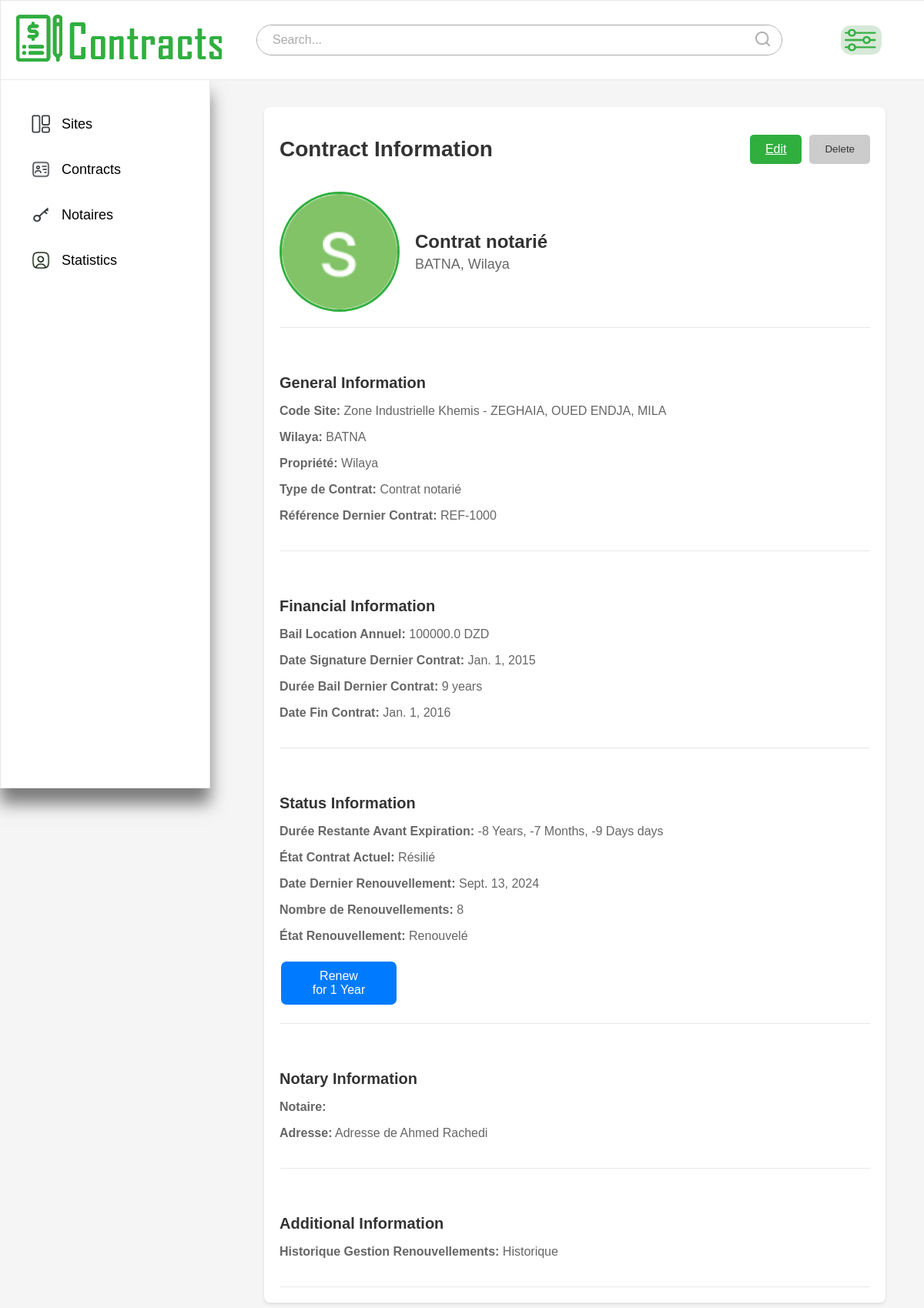
Screenshot of /contrat/1/ with the database file from the repository.
### app1/models.py (models this page shows, shortened)
class Contrat(models.Model):
    code_site = models.ForeignKey(Site, on_delete=models.CASCADE)
    wilaya = models.ForeignKey(Wilaya, on_delete=models.CASCADE)
    propriete = models.CharField(max_length=255, choices=PROPRIETE_SITE_CHOICES)
    type_contrat = models.CharField(max_length=255, choices=[
        ("Contrat notarié", "Contrat notarié"),
        ("Convention Cadre", "Convention Cadre"),
        ("Convention site", "Convention site"),
        ("Résilié", "Résilié"),
        ("En litige", "En litige")
    ])
    ref_dernier_contrat = models.CharField(max_length=255,)
    bail_location_annuel = models.FloatField()  # Annual rental lease amount
    notaire = models.ForeignKey(Notaire, on_delete=models.CASCADE)
    date_signature_dernier_contrat = models.DateField()
    duree_bail_dernier_contrat = models.IntegerField()  # in months
    date_fin_contrat = models.DateField()
    duree_restante_avant_expiration = models.CharField(max_length=255,)  # in days
    etat_contrat_actuel = models.CharField(max_length=255, choices=[
        ("Actif", "Actif"),
        ("Expiré", "Expiré"),
        ("Résilié", "Résilié")
    ])
    date_dernier_renouvellement = models.DateField()
    nombre_renouvellement = models.IntegerField()
    etat_renouvellement = models.CharField(max_length=255, choices=[
        ("En cour", "En cour"),
        ("Renouvelé", "Renouvelé"),
        ("À résilier", "À résilier")
    ])
    historique_gestion_renouvellements = models.TextField(blank=True, null=True)

class Wilaya(models.Model):
    name = models.CharField(max_length=100)

class Site(models.Model):
    code_site = models.CharField(max_length=100, unique=True)
    nom_site = models.CharField(max_length=255)
    commune = models.ForeignKey(Commune, on_delete=models.CASCADE)
    daira = models.ForeignKey(Daira, on_delete=models.CASCADE)
    wilaya = models.ForeignKey(Wilaya, on_delete=models.CASCADE)
    longitude = models.FloatField()
    latitude = models.FloatField()
    typologie = models.CharField(max_length=255)
    surface_louee = models.FloatField()
    propriete = models.CharField(max_length=255, choices=PROPRIETE_SITE_CHOICES)
    adresse = models.CharField(max_length=255)
    bailleur = models.ForeignKey(Bailleur, on_delete=models.CASCADE)
    remarque = models.TextField(blank=True, null=True)
    def __str__(self):
        return f"{self.nom_site} - {self.commune.name}, {self.commune.daira.name}, {self.commune.wilaya.name}"

class Commune(models.Model):
    name = models.CharField(max_length=100)
    daira = models.ForeignKey(Daira, on_delete=models.CASCADE)
    wilaya = models.ForeignKey(Wilaya, on_delete=models.CASCADE)

class Daira(models.Model):
    name = models.CharField(max_length=100)
    wilaya = models.ForeignKey(Wilaya, on_delete=models.CASCADE)

class Notaire(models.Model):
    nom_prenom_notaire = models.CharField(max_length=255)
    commune = models.ForeignKey(Commune, on_delete=models.CASCADE)
    adresse = models.CharField(max_length=255)
    num_mobile = models.CharField(max_length=20)
    num_fixe = models.CharField(max_length=20, blank=True, null=True)
    num_fax = models.CharField(max_length=20, blank=True, null=True)
    courriel = models.EmailField()
    banque = models.CharField(max_length=255, choices=[
        ("AGB", "AGB"), ("Algérie Poste (CCP)", "Algérie Poste (CCP)"), ("ASBA", "ASBA"),
        ("B. ABC", "B. ABC"), ("B. EL BARAKA", "B. EL BARAKA"), ("BADR", "BADR"),
        ("BDL", "BDL"), ("BEA", "BEA"), ("BN. HABITAT", "BN. HABITAT"), ("BNA", "BNA"),
        ("BNP PARIS BAS AL DJAZAIR", "BNP PARIS BAS AL DJAZAIR"), ("CNEP", "CNEP"),
        ("CPA", "CPA"), ("FRANSABANK EL DJAZAIR", "FRANSABANK EL DJAZAIR"), ("HBTF", "HBTF"),
        ("HSBC", "HSBC"), ("NATIXIS", "NATIXIS"), ("SOCIETE GENERALE", "SOCIETE GENERALE"),
        ("TBA", "TBA")
    ])
    num_compte = models.CharField(max_length=50, blank=True, null=True)
    autre = models.CharField(max_length=255, blank=True, null=True)
    remarque = models.TextField(blank=True, null=True)

### app1/views.py (the view)
# urls.py: path('contrat/<int:id>/', views.contrat_detail, name='contrat_detail'),
def contrat_detail(request, id):          #displays contrat profile
    contrat = get_object_or_404(Contrat, id=id)
    return render(request, 'contrats/contratprofile.html', {'contrat': contrat})

### app1/templates/contrats/contratprofile.html (shortened to what this page needs)
{% load static %}
<!DOCTYPE html>
<html lang="en">
<head>
    <link rel="stylesheet" href="{% static 'css/tester2.css' %}">
</head>
<body>
    <nav class="navbar">
        <div class="logo">
            <a href=""><img src="{% static 'images/company8.png' %}" alt="Logo"></a>
        </div>
        <div class="search-bar">
            <button type="submit"><img src="{% static 'images/search.png' %}" alt="Search"></button>
            <input type="text" placeholder="Search...">
        </div>
        <div class="filter">
            <button type="button" id="filterButton"><img src="{% static 'images/fil5.png' %}" alt="Filter"></button>
        </div>
    </nav>
    <div class="container">
        <div class="sidebar">
            <ul>
                <li><a href="{% url 'sitess' %}"><img src="{% static 'images/sites.png' %}" alt="Dashboard Default" class="default-img"><img src="{% static 'images/sites5.png' %}" alt="Dashboard Hover" class="hover-img">Sites</a></li>
                <li><a href="{% url 'contrats' %}"><img src="{% static 'images/conts.png' %}" alt="Profile Default" class="default-img"><img src="{% static 'images/conts5.png' %}" alt="Profile Hover" class="hover-img">Contracts</a></li>
                <li><a href="{% url 'notaires' %}"><img src="{% static 'images/not.png' %}" alt="Messages Default" class="default-img"><img src="{% static 'images/not5.png' %}" alt="Messages Hover" class="hover-img">Notaires</a></li>
                <li><a href="{% url 'calculate_statistics' %}"><img src="{% static 'images/sett2.png' %}" alt="Settings Default" class="default-img">Statistics</a></li>
            </ul>
        </div>
        <main class="main-content">
            <div class="content-container">
                <header class="content-header">
                    <h1>Contract Information</h1>
                    <div class="action-buttons">
                        <a href="{% url 'cnemw' contrat.id %}" class="btn-primary">Edit</a>
                        <button id="createButton" class="btn-secondary">Delete</button>
                    </div>
                </header>
                <section class="section profile-section">
                    <div class="profile-header">
                        <img src="{% static 'images/profile.png' %}" alt="Contract Picture" class="profile-picture">
                        <div class="profile-details">
                            <h2>{{ contrat.type_contrat }}</h2>
                            <p>{{ contrat.wilaya.name }}, {{ contrat.propriete }}</p>
                        </div>
                    </div>
                    <div class="profile-info">
                        <h3>General Information</h3>
                        <p><strong>Code Site:</strong> {{ contrat.code_site }}</p>
                        <p><strong>Wilaya:</strong> {{ contrat.wilaya.name }}</p>
                        <p><strong>Propriété:</strong> {{ contrat.propriete }}</p>
                        <p><strong>Type de Contrat:</strong> {{ contrat.type_contrat }}</p>
                        <p><strong>Référence Dernier Contrat:</strong> {{ contrat.ref_dernier_contrat }}</p>
                    </div>
                    <div class="profile-info">
                        <h3>Financial Information</h3>
                        <p><strong>Bail Location Annuel:</strong> {{ contrat.bail_location_annuel }} DZD</p>
                        <p><strong>Date Signature Dernier Contrat:</strong> {{ contrat.date_signature_dernier_contrat }}</p>
                        <p><strong>Durée Bail Dernier Contrat:</strong> {{ contrat.duree_bail_dernier_contrat }} years</p>
                        <p><strong>Date Fin Contrat:</strong> {{ contrat.date_fin_contrat }}</p>
                    </div>
                    <div class="profile-info">
                        <h3>Status Information</h3>
                        <p><strong>Durée Restante Avant Expiration:</strong> {{ contrat.duree_restante_avant_expiration }} days</p>
                        <p><strong>État Contrat Actuel:</strong> {{ contrat.etat_contrat_actuel }}</p>
                        <p><strong>Date Dernier Renouvellement:</strong> {{ contrat.date_dernier_renouvellement }}</p>
                        <p><strong>Nombre de Renouvellements:</strong> {{ contrat.nombre_renouvellement }}</p>
                        <p><strong>État Renouvellement:</strong> {{ contrat.etat_renouvellement }}</p>
                        <div class="renew-button-container">
                            <form action="{% url 'renew_contract' contrat.id %}" method="post">
                                <button type="submit" class="btn-modal">Renew for 1 Year</button>
                            </form>
                        </div>
                    </div>
                    <div class="profile-info">
                        <h3>Notary Information</h3>
                        <p><strong>Notaire:</strong> {{ contrat.notaire.nom }}</p>
                        <p><strong>Adresse:</strong> {{ contrat.notaire.adresse }}</p>
                    </div>
                    <div class="profile-info">
                        <h3>Additional Information</h3>
                        <p><strong>Historique Gestion Renouvellements:</strong> {{ contrat.historique_gestion_renouvellements }}</p>
                    </div>
                </section>
            </div>
        </main>
    </div>
</body>
</html>

### app1/static/css/tester2.css (style rules this page uses)
body { margin: 0; background-color: #F5F5F5; font-family: Arial, sans-serif, Poppins; overflow-x: hidden; }
.navbar { width: 100%; height: 102px; background-color: white; display: flex; align-items: center; justify-content: space-between; padding: 0 20px; border: 1px solid #e8e8e8; position: fixed; top: 0; left: 0; z-index: 1000; transition: top 0.3s; }
.logo { font-size: 24px; font-weight: bold; }
.filter { display: flex; align-items: center; justify-content: center; margin: 80px 55px; position: relative; }
.filter button { padding: 10px 20px; border: 1px solid white; border-radius: 20px; background-color: white; cursor: pointer; display: flex; align-items: center; justify-content: center; }
.filter button img { width: 53px; height: 38px; }
.search-bar { flex-grow: 1; max-width: 989px; position: relative; display: flex; align-items: center; border-radius: 20px; border: 1px solid #a7a7a7; background-color: #ffffff; margin-left: 45px; margin-right: 0px; }
.search-bar input { width: 100%; padding: 10px 20px; border: none; border-radius: 20px; font-size: 16px; color: #333; }
.search-bar input::placeholder { color: #aaa; }
.search-bar button { position: absolute; right: 10px; padding: 5px; border: none; background-color: transparent; cursor: pointer; }
.search-bar button img { width: 19px; height: 19px; }
.container { display: flex; margin-top: 102px; }
.sidebar { width: 273px; height: 922px; background-color: white; color: black; padding: 20px; position: fixed; top: 102px; left: 0; overflow-y: auto; border: 1px solid #e8e8e8; box-shadow: 0 20px 20px rgba(0, 0, 0, 0.5); box-sizing: border-box; }
.sidebar ul { list-style-type: none; padding: 0; }
.sidebar ul li { margin: 15px 0; position: relative; }
.sidebar ul li a { color: black; text-decoration: none; font-size: 18px; display: flex; align-items: center; padding: 10px 20px; border-radius: 5px; position: relative; transition: color 0.3s, font-weight 0.3s; gap: 15px; }
.sidebar ul li a img { width: 24px; height: 24px; transition: opacity 0.3s; }
.sidebar ul li a .default-img { opacity: 1; }
.sidebar ul li a::before { content: ""; position: absolute; left: -10px; top: 0; height: 100%; width: 10px; background-color: #30af3f; border-radius: 0 10px 10px 0; opacity: 0; transition: opacity 0.3s; z-index: -1; }
.main-content { margin-left: 293px; padding: 20px; flex-grow: 1; }
.content-container { max-width: 1000px; width: calc(100% - 60px); margin-top: 17px; margin-left: 30px; margin-right: 30px; background-color: #fff; border-radius: 8px; box-shadow: 0 2px 4px rgba(0, 0, 0, 0.1); padding: 20px; box-sizing: border-box; overflow: auto; flex-grow: 1; }
.content-header { display: flex; justify-content: space-between; align-items: center; margin-bottom: 20px; }
.content-header h1 { font-size: 28px; color: #333; }
.action-buttons { display: flex; gap: 10px; }
.action-buttons .btn-primary, .action-buttons .btn-secondary { padding: 10px 20px; border: none; border-radius: 5px; cursor: pointer; }
.action-buttons .btn-primary { background-color: #30af3f; color: #fff; }
.action-buttons .btn-secondary { background-color: #ccc; color: #333; }
.profile-section { display: flex; flex-direction: column; gap: 20px; }
.profile-header { display: flex; align-items: center; gap: 20px; border-bottom: 1px solid #e8e8e8; padding-bottom: 20px; }
.profile-picture { width: 150px; height: 150px; border-radius: 50%; object-fit: cover; border: 3px solid #30af3f; }
.profile-details { display: flex; flex-direction: column; gap: 5px; }
.profile-details h2 { margin: 0; font-size: 24px; color: #333; }
.profile-details p { margin: 0; font-size: 18px; color: #666; }
.profile-info { border-bottom: 1px solid #e8e8e8; padding-bottom: 20px; padding-top: 20px; }
.profile-info h3 { font-size: 20px; color: #333; margin-bottom: 10px; }
.profile-info p { font-size: 16px; color: #666; }

### app1/templates/contrats/contratprofile.html (style rules this page uses)
.btn-modal { background-color: #4CAF50; border: none; color: white; padding: 10px 20px; text-align: center; text-decoration: none; display: inline-block; font-size: 16px; margin: 4px 2px; cursor: pointer; border-radius: 10px; width: 150px; transition: background-color 0.3s ease; }
.renew-button-container { text-align: left; margin-top: 20px; }
.renew-button-container .btn-modal { background-color: #007BFF; border: none; color: white; padding: 10px 40px; font-size: 16px; cursor: pointer; border-radius: 7px; }

### rows the page displays
Contrat: type_contrat "Contrat notarié", wilaya.name "BATNA", propriete "Wilaya", code_site "Zone Industrielle Khemis - ZEGHAIA, OUED ENDJA, MILA", ref_dernier_contrat "REF-1000", bail_location_annuel "100000.0", date_signature_dernier_contrat "Jan. 1, 2015", duree_bail_dernier_contrat "9", date_fin_contrat "Jan. 1, 2016", duree_restante_avant_expiration "-8 Years, -7 Months, -9 Days", etat_contrat_actuel "Résilié", date_dernier_renouvellement "Sept. 13, 2024", nombre_renouvellement "8", etat_renouvellement "Renouvelé", notaire.adresse "Adresse de Ahmed Rachedi", historique_gestion_renouvellements "Historique"
